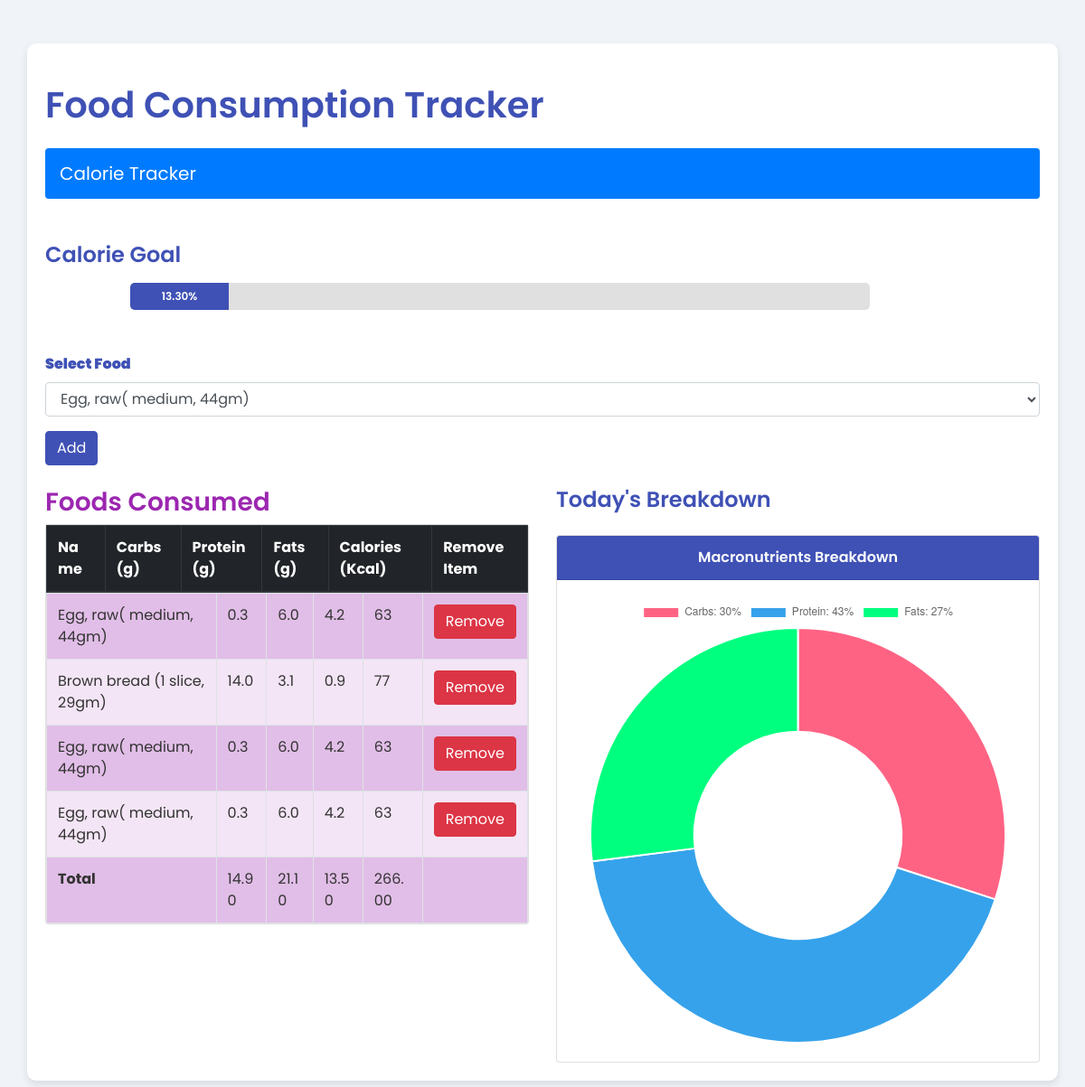
The app's page / (signed in) with its own data.
### myapp/models.py (models this page shows, shortened)
class Consume(models.Model):
    user = models.ForeignKey(User, on_delete=models.CASCADE)
    food_consumed = models.ForeignKey(Food, on_delete=models.CASCADE)

class Food(models.Model):
    name = models.CharField(max_length=100)
    carbs = models.FloatField()
    protein = models.FloatField()
    fats = models.FloatField()
    calories = models.IntegerField()

### myapp/views.py (the view)
# urls.py: path('', views.index, name="index"),
@login_required
def index(request):
    foods = Food.objects.all()
    user = request.user
    if request.method == "POST":
        food_consumed = request.POST.get('food_consumed')
        object = Food.objects.get(pk=food_consumed)
        consume = Consume(user=user, food_consumed=object)
        consume.save()
        return redirect('index')
    consumed_by_user = Consume.objects.filter(user=user)
    return render(request, 'myapp/index.html', {"foods": foods, "consumed_by_user":consumed_by_user})

### myapp/templates/myapp/index.html (shortened to what this page needs)
<!DOCTYPE html>
<html lang="en">
<head>
    <link rel="stylesheet" href="https://cdn.jsdelivr.net/npm/bootstrap@4.0.0/dist/css/bootstrap.min.css">
</head>
<body>
    <div class="container mt-5 mb-5">
        <h1 class="mb-4 mt-4">Food Consumption Tracker</h1>
        <nav class="navbar navbar-dark bg-primary">
            <span class="navbar-brand">Calorie Tracker</span>
        </nav>
        <h4 class="mt-5 mb-3">Calorie Goal</h4>
        <div class="row mb-5">
            <div class="col-md-9 offset-md-1">
                <div class="progress">
                    <div class="progress-bar" role="progressbar" style="width: 0%" aria-valuenow="0" aria-valuemin="0" aria-valuemax="100">0%</div>
                </div>
            </div>
        </div>
        <form method="post" class="mb-4">
            <div class="form-group">
                <label for="food_consumed"><b>Select Food</b></label>
                <select name="food_consumed" id="food_consumed" class="form-control">
                    {% for food in foods %}
                        <option value="{{ food.id }}">{{ food.name }}</option>
                    {% endfor %}
                </select>
            </div>
            <button type="submit" class="btn btn-primary">Add</button>
        </form>
        <div class="row">
            <div class="col-md-6">
                <h3>Foods Consumed</h3>
                <table class="table table-bordered card" id="table">
                    <thead class="thead-dark">
                        <tr>
                            <th scope="col">Name</th>
                            <th scope="col">Carbs (g)</th>
                            <th scope="col">Protein (g)</th>
                            <th scope="col">Fats (g)</th>
                            <th scope="col">Calories (Kcal)</th>
                            <th scope="col">Remove Item</th>
                        </tr>
                    </thead>
                    <tbody>
                        {% for c in consumed_by_user %}
                            <tr>
                                <td>{{ c.food_consumed.name }}</td>
                                <td>{{ c.food_consumed.carbs }}</td>
                                <td>{{ c.food_consumed.protein }}</td>
                                <td>{{ c.food_consumed.fats }}</td>
                                <td>{{ c.food_consumed.calories }}</td>
                                <td><a class="btn btn-danger" href="{% url 'delete' c.id %}">Remove</a></td>
                            </tr>
                        {% endfor %}
                        <tr>
                            <td><b>Total</b></td>
                            <td id="tcarbs"><b>0</b></td>
                            <td id="tprotein"><b>0</b></td>
                            <td id="tfats"><b>0</b></td>
                            <td id="tcalories"><b>0</b></td>
                            <td></td>
                        </tr>
                    </tbody>
                </table>
            </div>
            <div class="col-md-6">
                <div class="mb-4">
                    <h4>Today's Breakdown</h4>
                </div>
                <div class="card">
                    <div class="card-header">
                        Macronutrients Breakdown
                    </div>
                    <div class="card-body">
                        <canvas id="myChart"></canvas>
                    </div>
                </div>
            </div>
        </div>
    </div>
    <script>
        document.addEventListener("DOMContentLoaded", function() {
            var table = document.getElementById("table");
            var Carbs = 0.0, Protein = 0.0, Fats = 0.0, Calories = 0;
            for (var i = 1; i < table.rows.length - 1; i++) {
                Carbs += parseFloat(table.rows[i].cells[1].innerText) || 0;
                Protein += parseFloat(table.rows[i].cells[2].innerText) || 0;
                Fats += parseFloat(table.rows[i].cells[3].innerText) || 0;
                Calories += parseFloat(table.rows[i].cells[4].innerText) || 0;
            }
            document.getElementById("tcarbs").innerText = Carbs.toFixed(2);
            document.getElementById("tprotein").innerText = Protein.toFixed(2);
            document.getElementById("tfats").innerText = Fats.toFixed(2);
            document.getElementById("tcalories").innerText = Calories.toFixed(2);
            var calPer = (Calories / 2000) * 100;
            var progressBar = document.getElementsByClassName('progress-bar')[0];
            progressBar.style.width = calPer + '%';
            progressBar.setAttribute('aria-valuenow', calPer.toFixed(2));
            progressBar.innerText = calPer.toFixed(2) + '%';
            var total = Carbs + Protein + Fats;
            var carbsP = Math.round((Carbs / total) * 100);
            var proteinP = Math.round((Protein / total) * 100);
            var fatsP = Math.round((Fats / total) * 100);
            const ctx = document.getElementById('myChart');
            const data = {
                labels: ['Carbs: '+carbsP+'%', 'Protein: '+proteinP+'%', 'Fats: '+fatsP+'%'],
                datasets: [{
                    data: [carbsP, proteinP, fatsP],
                    backgroundColor: ['rgb(255, 99, 132)', 'rgb(54, 162, 235)', 'springgreen'],
                    hoverOffset: 4
                }]
            };
            new Chart(ctx, {
                type: 'doughnut',
                data: data
            });
        });
    </script>
</body>
</html>

### myapp/templates/myapp/index.html (style rules this page uses)
body { font-family: 'Poppins', sans-serif; background-color: #f0f4f8; color: #333; }
.container { background: #ffffff; border-radius: 10px; box-shadow: 0 4px 8px rgba(0, 0, 0, 0.1); padding: 20px; }
h1, h4 { color: #3f51b5; font-weight: 600; }
h3 { color: #9c27b0; font-weight: 600; }
.btn-primary { background-color: #3f51b5; border-color: #3f51b5; }
.form-group label { font-weight: 600; color: #3f51b5; }
.table { table-layout: auto; }
.table thead { background-color: #9c27b0; color: #ffffff; }
.table tbody tr:nth-child(odd) { background-color: #e1bee7; }
.table tbody tr:nth-child(even) { background-color: #f3e5f5; }
.table th, .table td { padding: 12px; word-break: break-word; }
.navbar { border-radius: 4px; }
.progress { height: 30px; border-radius: 5px; background-color: #e0e0e0; }
.progress-bar { background-color: #3f51b5; line-height: 30px; color: white; font-weight: 600; }
.card-header { background-color: #3f51b5; color: white; text-align: center; font-weight: 600; }

### records on screen
Consume: food_consumed.name "Egg, raw( medium, 44gm)", food_consumed.carbs "0.3", food_consumed.protein "6.0", food_consumed.fats "4.2", food_consumed.calories "63"
Consume: food_consumed.name "Brown bread (1 slice, 29gm)", food_consumed.carbs "14.0", food_consumed.protein "3.1", food_consumed.fats "0.9", food_consumed.calories "77"
Consume: food_consumed.name "Egg, raw( medium, 44gm)", food_consumed.carbs "0.3", food_consumed.protein "6.0", food_consumed.fats "4.2", food_consumed.calories "63"
Consume: food_consumed.name "Egg, raw( medium, 44gm)", food_consumed.carbs "0.3", food_consumed.protein "6.0", food_consumed.fats "4.2", food_consumed.calories "63"

### other values on screen
form field food_consumed "Egg, raw( medium, 44gm)"
